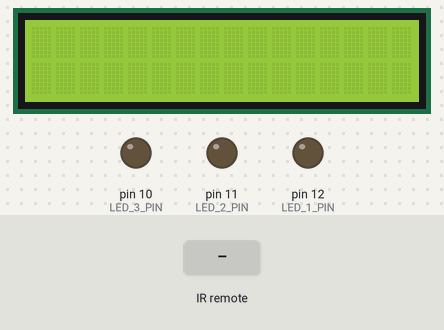
The sketch below on a simulated Arduino Uno, built with avr-gcc and run on an emulated ATmega328P. Parts: 16×2 character LCD, output pins drawn as LEDs (lit = HIGH). The inputs (shaded band) are chosen by the test bench.

Above: at 1.2 s.
1.3 s: infrared code 0xFD08F7 received
At 2.5 s:
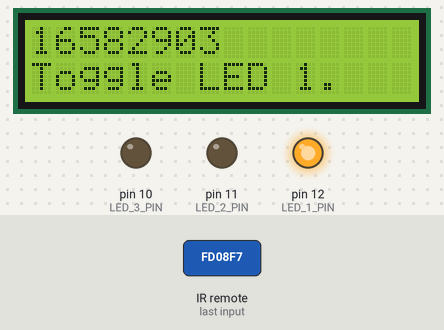
2.8 s: infrared code 0xFD30CF received
At 3.8 s:
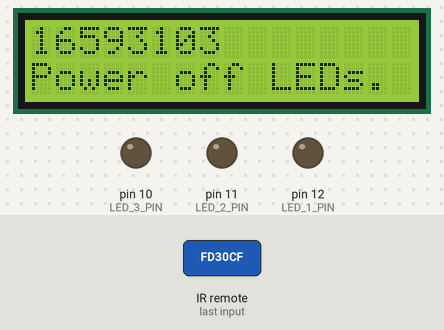
4.3 s: infrared code 0xFD8877 received
At 5.0 s:
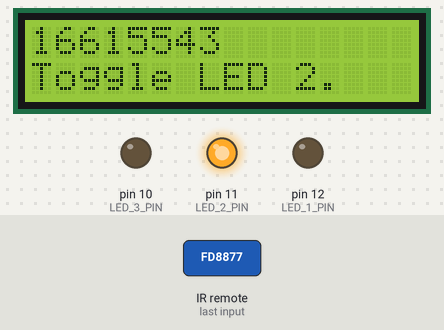
5.8 s: infrared code 0xFD48B7 received
At 6.1 s:
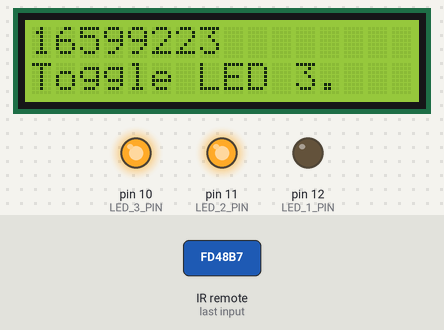
7.3 s: infrared code 0xFD40BF received
At 8.4 s:
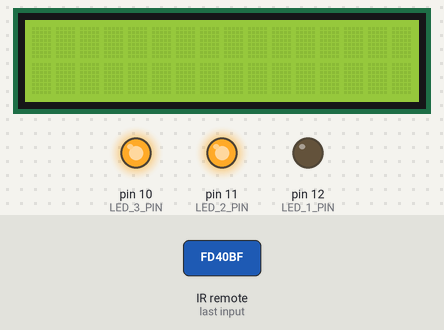
8.8 s: infrared code 0xFD08F7 received
At 9.6 s:
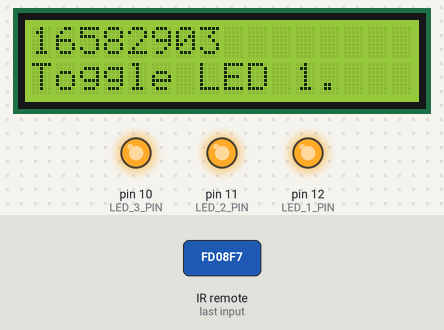
Timing chart, 0 to 11.3 s (numbered marks = the images above; inputs shaded):
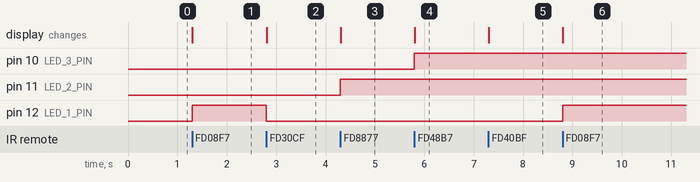

Measured:
- after the input at 1.3 s, pin 12 (LED_1_PIN): LOW → HIGH at once; the display: changes at once (image 1)
- after the input at 2.8 s, pin 12 (LED_1_PIN): HIGH → LOW at once; the display: changes at once (image 2)
- after the input at 4.3 s, pin 11 (LED_2_PIN): LOW → HIGH at once; the display: changes at once (image 3)
- after the input at 5.8 s, pin 10 (LED_3_PIN): LOW → HIGH at once; the display: changes at once (image 4)
- after the input at 7.3 s, the display: changes at once (image 5)
- after the input at 8.8 s, pin 12 (LED_1_PIN): LOW → HIGH at once; the display: changes at once (image 6)

The sketch:

activity18_v2.ino
```cpp
#include <IRremote.h>
#include <LiquidCrystal.h>

#define LCD_RS_PIN A5
#define LCD_E_PIN A4
#define LCD_D4_PIN 6
#define LCD_D5_PIN 7
#define LCD_D6_PIN 8
#define LCD_D7_PIN 9

#define LED_1_PIN 12
#define LED_2_PIN 11
#define LED_3_PIN 10

#define IR_RECEIVE_PIN 5

#define IR_BUTTON_0 0xFD30CF
#define IR_BUTTON_1 0xFD08F7
#define IR_BUTTON_2 0xFD8877
#define IR_BUTTON_3 0xFD48B7
#define IR_BUTTON_FUNC_STOP 0xFD40BF

#define LED_ARRAY_SIZE 3

byte LEDArray[LED_ARRAY_SIZE] =
      { LED_1_PIN, LED_2_PIN, LED_3_PIN };
byte LEDStateArray[LED_ARRAY_SIZE] = { LOW, LOW, LOW };

LiquidCrystal lcd(LCD_RS_PIN, LCD_E_PIN, LCD_D4_PIN,
                  LCD_D5_PIN, LCD_D6_PIN, LCD_D7_PIN);

IRrecv irrecv(IR_RECEIVE_PIN);
decode_results results;

void initLEDModes()
{
  for (int i = 0; i < LED_ARRAY_SIZE; i++) {
    pinMode(LEDArray[i], OUTPUT);
  }
}

void powerOffAllLEDs()
{
  for (int i = 0; i < LED_ARRAY_SIZE; i++) {
    LEDStateArray[i] = LOW;
    digitalWrite(LEDArray[i], LOW);
  }
}

void toggleLEDFromIndex(int index)
{
  if (index >= LED_ARRAY_SIZE) {
    return;
  }
  if (LEDStateArray[index] == HIGH) {
    LEDStateArray[index] = LOW;
  }
  else {
    LEDStateArray[index] = HIGH;
  }
  digitalWrite(LEDArray[index], LEDStateArray[index]);
}

void printCommandOnLCD(long command)
{
  lcd.setCursor(0, 0);
  lcd.print(command);
  lcd.print("      ");
}

void printActionOnLCD(String action)
{
  lcd.setCursor(0, 1);
  lcd.print(action);
}

void setup() {
  irrecv.enableIRIn();
  initLEDModes();
  lcd.begin(16, 2);
}

void loop() {
  if (irrecv.decode(&results)) {
    irrecv.resume();
    long command = results.value;
    switch (command) {
      case IR_BUTTON_0: {
        powerOffAllLEDs();
        printCommandOnLCD(command);
        printActionOnLCD("Power off LEDs. ");
        break;
      }
      case IR_BUTTON_1: {
        toggleLEDFromIndex(0);
        printCommandOnLCD(command);
        printActionOnLCD("Toggle LED 1.   ");
        break;
      }
      case IR_BUTTON_2: {
        toggleLEDFromIndex(1);
        printCommandOnLCD(command);
        printActionOnLCD("Toggle LED 2.   ");
        break;
      }
      case IR_BUTTON_3: {
        toggleLEDFromIndex(2);
        printCommandOnLCD(command);
        printActionOnLCD("Toggle LED 3.   ");
        break;
      }
      case IR_BUTTON_FUNC_STOP: {
        lcd.clear();
        break;
      }
      default: {
        printCommandOnLCD(command);
        printActionOnLCD("Not recognized. ");
      }
    }
  }
}
```
